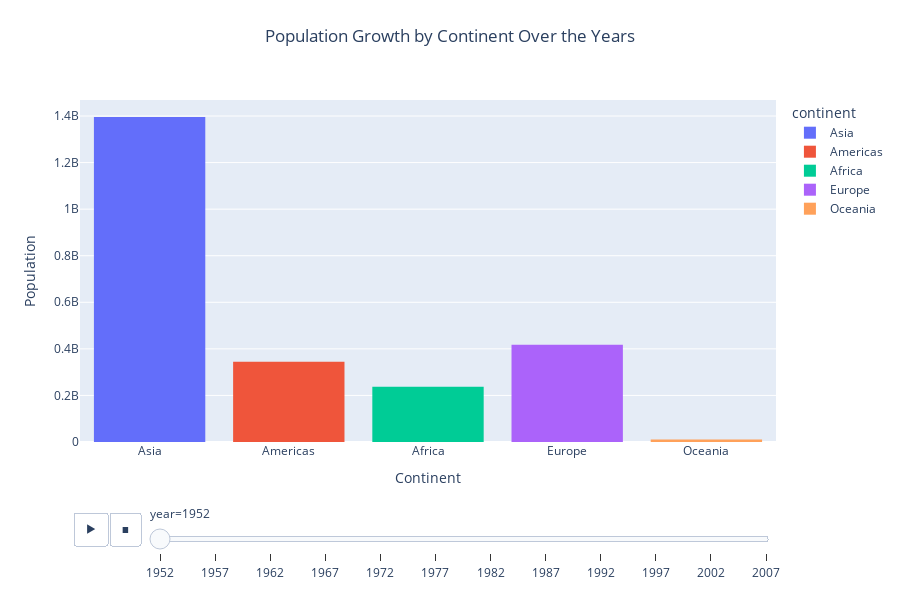

Source (notebook cell):
### Code cell
import plotly.express as px

fig = px.histogram(df, 
             x='continent', 
             y='pop',
             animation_frame='year',  
             title='Population Growth by Continent Over the Years',
             labels={'pop': 'Population'},
             category_orders={"continent": df.groupby("continent")["pop"].sum().sort_values(ascending=False).index},
             height=600,  
             color = 'continent'
            )

fig.update_layout(xaxis_title='Continent', yaxis_title='Population',  title_x=0.5, title_y=0.95)
# fig.update_xaxes(type='category')

fig.show()

### Figure 1 — Plotly figure (JSON) as saved in the notebook; plotly's stock layout.template omitted (floating-point values rounded to 4 significant figures)
{"data": [{"alignmentgroup": "True", "bingroup": "x", "histfunc": "sum", "hovertemplate": "continent=%{x}<br>year=1952<br>sum of Population=%{y}<extra></extra>", "legendgroup": "Asia", "marker": {"color": "#636efa", "pattern": {"shape": ""}}, "name": "Asia", "offsetgroup": "Asia", "orientation": "v", "showlegend": true, "type": "histogram", "x": ["Asia", "Asia", "Asia", "Asia", "Asia", "Asia", "Asia", "Asia", "Asia", "Asia", "Asia", "Asia", "Asia", "Asia", "Asia", "Asia", "Asia", "Asia", "Asia", "Asia", "Asia", "Asia", "Asia", "Asia", "Asia", "Asia", "Asia", "Asia", "Asia", "Asia", "Asia", "Asia", "Asia"], "xaxis": "x", "y": [8425333, 120447, 46886859, 4693836, 556263527, 2125900, 372000000, 82052000, 17272000, 5441766, 1620914, 86459025, 607914, 8865488, 20947571, 160000, 1439529, 6748378, 800663, 20092996, 9182536, 507833, 41346560, 22438691, 4005677, 1127000, 7982342, 3661549, 8550362, 21289402, 26246839, 1030585, 4963829], "yaxis": "y"}, {"alignmentgroup": "True", "bingroup": "x", "histfunc": "sum", "hovertemplate": "continent=%{x}<br>year=1952<br>sum of Population=%{y}<extra></extra>", "legendgroup": "Americas", "marker": {"color": "#EF553B", "pattern": {"shape": ""}}, "name": "Americas", "offsetgroup": "Americas", "orientation": "v", "showlegend": true, "type": "histogram", "x": ["Americas", "Americas", "Americas", "Americas", "Americas", "Americas", "Americas", "Americas", "Americas", "Americas", "Americas", "Americas", "Americas", "Americas", "Americas", "Americas", "Americas", "Americas", "Americas", "Americas", "Americas", "Americas", "Americas", "Americas", "Americas"], "xaxis": "x", "y": [17876956, 2883315, 56602560, 14785584, 6377619, 12350771, 926317, 6007797, 2491346, 3548753, 2042865, 3146381, 3201488, 1517453, 1426095, 30144317, 1165790, 940080, 1555876, 8025700, 2227000, 662850, 157553000, 2252965, 5439568], "yaxis": "y"}, {"alignmentgroup": "True", "bingroup": "x", "histfunc": "sum", "hovertemplate": "continent=%{x}<br>year=1952<br>sum of Population=%{y}<extra></extra>", "legendgroup": "Africa", "marker": {"color": "#00cc96", "pattern": {"shape": ""}}, "name": "Africa", "offsetgroup": "Africa", "orientation": "v", "showlegend": true, "type": "histogram", "x": ["Africa", "Africa", "Africa", "Africa", "Africa", "Africa", "Africa", "Africa", "Africa", "Africa", "Africa", "Africa", "Africa", "Africa", "Africa", "Africa", "Africa", "Africa", "Africa", "Africa", "Africa", "Africa", "Africa", "Africa", "Africa", "Africa", "Africa", "Africa", "Africa", "Africa", "Africa", "Africa", "Africa", "Africa", "Africa", "Africa", "Africa", "Africa", "Africa", "Africa", "Africa", "Africa", "Africa", "Africa", "Africa", "Africa", "Africa", "Africa", "Africa", "Africa", "Africa", "Africa"], "xaxis": "x", "y": [9279525, 4232095, 1738315, 442308, 4469979, 2445618, 5009067, 1291695, 2682462, 153936, 14100005, 854885, 2977019, 63149, 22223309, 216964, 1438760, 20860941, 420702, 284320, 5581001, 2664249, 580653, 6464046, 748747, 863308, 1019729, 4762912, 2917802, 3838168, 1022556, 516556, 9939217, 6446316, 485831, 3379468, 33119096, 257700, 2534927, 60011, 2755589, 2143249, 2526994, 14264935, 8504667, 290243, 8322925, 1219113, 3647735, 5824797, 2672000, 3080907], "yaxis": "y"}, {"alignmentgroup": "True", "bingroup": "x", "histfunc": "sum", "hovertemplate": "continent=%{x}<br>year=1952<br>sum of Population=%{y}<extra></extra>", "legendgroup": "Europe", "marker": {"color": "#ab63fa", "pattern": {"shape": ""}}, "name": "Europe", "offsetgroup": "Europe", "orientation": "v", "showlegend": true, "type": "histogram", "x": ["Europe", "Europe", "Europe", "Europe", "Europe", "Europe", "Europe", "Europe", "Europe", "Europe", "Europe", "Europe", "Europe", "Europe", "Europe", "Europe", "Europe", "Europe", "Europe", "Europe", "Europe", "Europe", "Europe", "Europe", "Europe", "Europe", "Europe", "Europe", "Europe", "Europe"], "xaxis": "x", "y": [1282697, 6927772, 8730405, 2791000, 7274900, 3882229, 9125183, 4334000, 4090500, 42459667, 69145952, 7733250, 9504000, 147962, 2952156, 47666000, 413834, 10381988, 3327728, 25730551, 8526050, 16630000, 6860147, 3558137, 1489518, 28549870, 7124673, 4815000, 22235677, 50430000], "yaxis": "y"}, {"alignmentgroup": "True", "bingroup": "x", "histfunc": "sum", "hovertemplate": "continent=%{x}<br>year=1952<br>sum of Population=%{y}<extra></extra>", "legendgroup": "Oceania", "marker": {"color": "#FFA15A", "pattern": {"shape": ""}}, "name": "Oceania", "offsetgroup": "Oceania", "orientation": "v", "showlegend": true, "type": "histogram", "x": ["Oceania", "Oceania"], "xaxis": "x", "y": [8691212, 1994794], "yaxis": "y"}], "layout": {"barmode": "relative", "height": 600, "legend": {"title": {"text": "continent"}, "tracegroupgap": 0}, "sliders": [{"active": 0, "currentvalue": {"prefix": "year="}, "len": 0.9, "pad": {"b": 10, "t": 60}, "steps": [{"args": [["1952"], {"frame": {"duration": 0, "redraw": true}, "fromcurrent": true, "mode": "immediate", "transition": {"duration": 0, "easing": "linear"}}], "label": "1952", "method": "animate"}, {"args": [["1957"], {"frame": {"duration": 0, "redraw": true}, "fromcurrent": true, "mode": "immediate", "transition": {"duration": 0, "easing": "linear"}}], "label": "1957", "method": "animate"}, {"args": [["1962"], {"frame": {"duration": 0, "redraw": true}, "fromcurrent": true, "mode": "immediate", "transition": {"duration": 0, "easing": "linear"}}], "label": "1962", "method": "animate"}, {"args": [["1967"], {"frame": {"duration": 0, "redraw": true}, "fromcurrent": true, "mode": "immediate", "transition": {"duration": 0, "easing": "linear"}}], "label": "1967", "method": "animate"}, {"args": [["1972"], {"frame": {"duration": 0, "redraw": true}, "fromcurrent": true, "mode": "immediate", "transition": {"duration": 0, "easing": "linear"}}], "label": "1972", "method": "animate"}, {"args": [["1977"], {"frame": {"duration": 0, "redraw": true}, "fromcurrent": true, "mode": "immediate", "transition": {"duration": 0, "easing": "linear"}}], "label": "1977", "method": "animate"}, {"args": [["1982"], {"frame": {"duration": 0, "redraw": true}, "fromcurrent": true, "mode": "immediate", "transition": {"duration": 0, "easing": "linear"}}], "label": "1982", "method": "animate"}, {"args": [["1987"], {"frame": {"duration": 0, "redraw": true}, "fromcurrent": true, "mode": "immediate", "transition": {"duration": 0, "easing": "linear"}}], "label": "1987", "method": "animate"}, {"args": [["1992"], {"frame": {"duration": 0, "redraw": true}, "fromcurrent": true, "mode": "immediate", "transition": {"duration": 0, "easing": "linear"}}], "label": "1992", "method": "animate"}, {"args": [["1997"], {"frame": {"duration": 0, "redraw": true}, "fromcurrent": true, "mode": "immediate", "transition": {"duration": 0, "easing": "linear"}}], "label": "1997", "method": "animate"}, {"args": [["2002"], {"frame": {"duration": 0, "redraw": true}, "fromcurrent": true, "mode": "immediate", "transition": {"duration": 0, "easing": "linear"}}], "label": "2002", "method": "animate"}, {"args": [["2007"], {"frame": {"duration": 0, "redraw": true}, "fromcurrent": true, "mode": "immediate", "transition": {"duration": 0, "easing": "linear"}}], "label": "2007", "method": "animate"}], "x": 0.1, "xanchor": "left", "y": 0, "yanchor": "top"}], "title": {"text": "Population Growth by Continent Over the Years", "x": 0.5, "y": 0.95}, "updatemenus": [{"buttons": [{"args": [null, {"frame": {"duration": 500, "redraw": true}, "fromcurrent": true, "mode": "immediate", "transition": {"duration": 500, "easing": "linear"}}], "label": "&#9654;", "method": "animate"}, {"args": [[null], {"frame": {"duration": 0, "redraw": true}, "fromcurrent": true, "mode": "immediate", "transition": {"duration": 0, "easing": "linear"}}], "label": "&#9724;", "method": "animate"}], "direction": "left", "pad": {"r": 10, "t": 70}, "showactive": false, "type": "buttons", "x": 0.1, "xanchor": "right", "y": 0, "yanchor": "top"}], "xaxis": {"anchor": "y", "categoryarray": ["Asia", "Americas", "Africa", "Europe", "Oceania"], "categoryorder": "array", "domain": [0, 1], "title": {"text": "Continent"}}, "yaxis": {"anchor": "x", "domain": [0, 1], "title": {"text": "Population"}}}}
